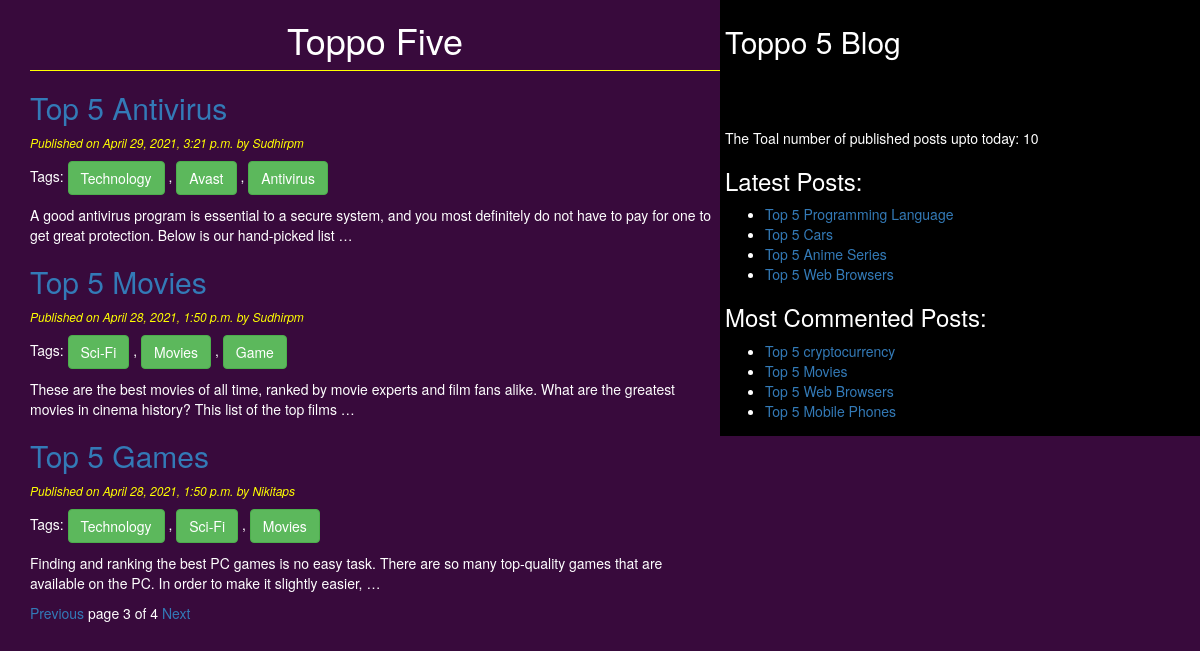
/?page=3, run on the app's committed database.
### blog/models.py (models this page shows, shortened)
class Post(models.Model):
    title = models.CharField(max_length=264)
    slug = models.SlugField(max_length=264,unique_for_date='publish')  # unique_for_date is used to to make each slug unique
    author = models.ForeignKey(User,related_name='blog_posts',on_delete=models.CASCADE) # on_delete is important parameter
    body = models.TextField()
    publish = models.DateTimeField(default=timezone.now)
    created = models.DateTimeField(auto_now_add=True)
    updated = models.DateTimeField(auto_now=True)
    STATUS_CHOICES = (('draft','Draft'),('published','Published'))
    status = models.CharField(max_length=10,choices=STATUS_CHOICES,default='draft')
    objects = CustomManager()  # calling our custom Manager
    tags = TaggableManager()
    class Meta:
        ordering = ('-publish',)
    def get_absolute_url(self):
        return reverse('post_detail',args=[self.publish.year,self.publish.strftime('%m'),self.publish.strftime('%d'),self.slug])

### blog/views.py (the view)
# urls.py: path('', views.post_list_view),
def post_list_view(request,tag_slug=None):
    post_list = Post.objects.all()
    tag=None
    if tag_slug:
        tag = get_object_or_404(Tag,slug=tag_slug)
        post_list = post_list.filter(tags__in=[tag])
    paginator = Paginator(post_list,3)
    page_number = request.GET.get('page')
    try:
        post_list = paginator.page(page_number)
    except PageNotAnInteger:
        post_list = paginator.page(1)
    except EmptyPage:
        post_list = paginator.page(paginator.num_pages)
    return render(request,'blog/post_list.html',{'post_list':post_list,'tag':tag})

### blog/models.py (called while the page is built)
    def get_queryset(self):
        return super().get_queryset().filter(status='published') # only published post should come in blog page

### blog/templatetags/blog_tags.py (called while the page is built)
@register.simple_tag
def total_posts():
    return Post.objects.count()

@register.inclusion_tag('blog/latest_posts123.html')
def show_latest_posts(count=4):
    latest_posts = Post.objects.order_by('-publish')[:count]
    return {'latest_posts':latest_posts}

@register.simple_tag
def get_most_commented_posts(count=4):
    return Post.objects.annotate(total_comments=Count('comments')).order_by('-total_comments')[:count]

### templates/blog/post_list.html (shortened to what this page needs)
<!DOCTYPE html>
{%extends 'blog/base.html'%}
{%block content%}
<h1>Toppo Five</h1>
{%for post in post_list%}
<h2><a href="{{post.get_absolute_url}}">{{post.title}}</a></h2>
<p id='date'>Published on {{post.publish}} by {{post.author|title}}</p>
<p>Tags:
{%for tag in post.tags.all%}
<a href="{%url 'post_list_by_tag_name' tag.slug%}" class="btn btn-success">{{tag.name}}</a>
{%if not forloop.last%},{%endif%}
{%endfor%}
</p>
{{post.body|truncatewords:30|linebreaks}}
{%endfor%}
{%include "blog/pagination.html" with page=post_list%}
{%endblock%}

### templates/blog/base.html (shortened to what this page needs)
<!DOCTYPE html>
{%load blog_tags%}
{%load static%}
<html lang="en" dir="ltr">
  <head>
    <link rel = "stylesheet" href = "https://maxcdn.bootstrapcdn.com/bootstrap/3.3.6/css/bootstrap.min.css"/>
    <link rel="stylesheet" href="{%static 'css/blog1.css'%}">
  </head>
  <body>
    <div class="content">
      {%block content%}{%endblock%}
    </div>
    <div class="sidebar">
      <h2>Toppo 5 Blog</h2><br><br><br>
      <p>The Toal number of published posts upto today: {%total_posts%}</p>
      <h3>Latest Posts:</h3>{%show_latest_posts%}
      <h3>Most Commented Posts:</h3>
      {%get_most_commented_posts as most_commented_posts%}
      <ul>
        {%for post in most_commented_posts%}
        <li><a href="{{post.get_absolute_url}}">{{post.title}}</a></li>
        {%endfor%}
      </ul>
    </div>
  </body>
</html>

### templates/blog/latest_posts123.html
<ul>
  {%for post in latest_posts%}
  <li><a href="{{post.get_absolute_url}}">{{post.title}}</a></li>
  {%endfor%}
</ul>

### static/css/blog1.css (style rules this page uses)
.content { width: 60%; float: left; padding: 0 0 0 30px; background: #380A3C; color:white; }
.sidebar { width: 40%; float:right; padding: 5px; background: black; }
h1 { text-align:center; border-bottom: 1px solid yellow; padding-bottom: 10px; }
body { color: white; background: #380A3C; }
#date { color: yellow; font-size: 12px; font-style: italic; }

### data on the page
Post: title "Top 5 Antivirus", publish "April 29, 2021, 3:21 p.m.", author "Sudhirpm", body "A good antivirus program is essential to a secure system, and you most definitely do not have to pay for one to get great protection. Below is our hand-picked list …"
Tag: name "Technology"
Tag: name "Avast"
Tag: name "Antivirus"
Post: title "Top 5 Movies", publish "April 28, 2021, 1:50 p.m.", author "Sudhirpm", body "These are the best movies of all time, ranked by movie experts and film fans alike. What are the greatest movies in cinema history? This list of the top films …"
Tag: name "Sci-Fi"
Tag: name "Movies"
Tag: name "Game"
Post: title "Top 5 Games", publish "April 28, 2021, 1:50 p.m.", author "Nikitaps", body "Finding and ranking the best PC games is no easy task. There are so many top-quality games that are available on the PC. In order to make it slightly easier, …"
Post: title "Top 5 Programming Language"
Post: title "Top 5 Cars"
Post: title "Top 5 Anime Series"
Post: title "Top 5 Web Browsers"
Post: title "Top 5 cryptocurrency"
Post: title "Top 5 Mobile Phones"

### other printed values
{{ page.number }} "3"
{{ page.paginator.num_pages }} "4"
